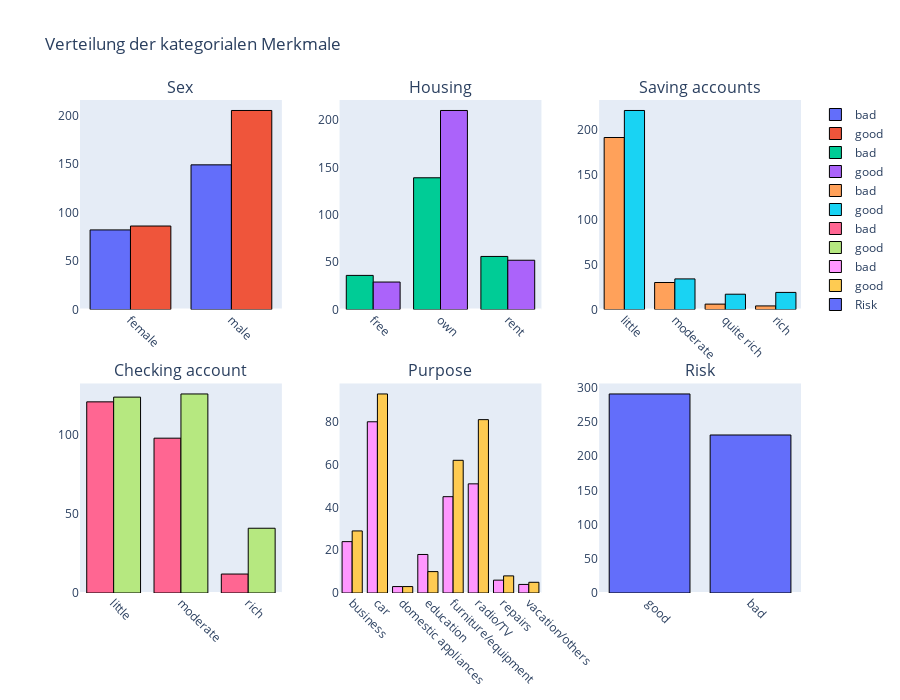

Notebook source saved alongside this figure:
### Markdown cell above
Die Berechnung zeigt deutliche Unterschiede zwischen den Risiko-Klassen. Personen mit hohem Risiko (bad) haben im Durchschnitt etwas weniger Alter, dafür aber höhere Kreditbeträge (ca. 3.881 € gegenüber 2.801 €) und vor allem deutlich längere Laufzeiten (25 Monate gegenüber 18 Monaten). Das bestätigt, was wir zuvor in den Boxplots gesehen haben: lange Laufzeiten und hohe Kreditbeträge erhöhen das Risiko eines Kredits, während das Alter nur eine kleine Rolle spielt.
<br>
<br>
Nachdem wir die numerischen Merkmale bereits in Beziehung zum Risiko gesetzt haben, wollen wir nun die kategorialen Merkmale genauer untersuchen. Um die Unterschiede sichtbar zu machen, stellen wir für jedes dieser Merkmale ein Balkendiagramm dar. Dabei vergleichen wir die Verteilung der Kategorien getrennt nach Risiko-Klasse (good vs. bad). So erkennen wir zum Beispiel, ob bestimmte Wohnformen oder Zwecke häufiger mit riskanten Krediten verbunden sind:

### Code cell
# Subplot-Raster (3 Spalten pro Reihe):
cols_per_row = 3
rows = math.ceil(len(categorical_cols) / cols_per_row)

fig8 = make_subplots(
    rows=rows,
    cols=cols_per_row,
    subplot_titles=categorical_cols,
    horizontal_spacing=0.08,
    vertical_spacing=0.15
)

for i, col in enumerate(categorical_cols):
    r = i // cols_per_row + 1
    c = i % cols_per_row + 1
    
    if col != "Risk":
        # Häufigkeiten nach Risk berechnen:
        value_counts = df.groupby([col, "Risk"]).size().reset_index(name="count")
        
        # Balken hinzufügen (good vs. bad):
        for risk_class in value_counts["Risk"].unique():
            subset = value_counts[value_counts["Risk"] == risk_class]
            fig8.add_trace(
                go.Bar(
                    x=subset[col].astype(str),
                    y=subset["count"],
                    name=risk_class,
                    marker_line_color="black",
                    marker_line_width=1
                ),
                row=r, col=c
            )
    else:
        # Nur einfache Verteilung von Risk selbst:
        value_counts = df[col].value_counts().reset_index()
        value_counts.columns = [col, "count"]
        
        fig8.add_trace(
            go.Bar(
                x=value_counts[col].astype(str),
                y=value_counts["count"],
                name=col,
                marker_line_color="black",
                marker_line_width=1
            ),
            row=r, col=c
        )

fig8.update_xaxes(showgrid=False, tickangle=45)
fig8.update_yaxes(showgrid=False)
fig8.update_layout(
    title="Verteilung der kategorialen Merkmale",
    barmode="group",
    height=350 * rows
)

fig8

### Figure 1 — Plotly figure (JSON) as saved in the notebook; plotly's stock layout.template omitted (floating-point values rounded to 4 significant figures)
{"data": [{"marker": {"line": {"color": "black", "width": 1}}, "name": "bad", "type": "bar", "x": ["female", "male"], "xaxis": "x", "y": [82, 149], "yaxis": "y"}, {"marker": {"line": {"color": "black", "width": 1}}, "name": "good", "type": "bar", "x": ["female", "male"], "xaxis": "x", "y": [86, 205], "yaxis": "y"}, {"marker": {"line": {"color": "black", "width": 1}}, "name": "bad", "type": "bar", "x": ["free", "own", "rent"], "xaxis": "x2", "y": [36, 139, 56], "yaxis": "y2"}, {"marker": {"line": {"color": "black", "width": 1}}, "name": "good", "type": "bar", "x": ["free", "own", "rent"], "xaxis": "x2", "y": [29, 210, 52], "yaxis": "y2"}, {"marker": {"line": {"color": "black", "width": 1}}, "name": "bad", "type": "bar", "x": ["little", "moderate", "quite rich", "rich"], "xaxis": "x3", "y": [191, 30, 6, 4], "yaxis": "y3"}, {"marker": {"line": {"color": "black", "width": 1}}, "name": "good", "type": "bar", "x": ["little", "moderate", "quite rich", "rich"], "xaxis": "x3", "y": [221, 34, 17, 19], "yaxis": "y3"}, {"marker": {"line": {"color": "black", "width": 1}}, "name": "bad", "type": "bar", "x": ["little", "moderate", "rich"], "xaxis": "x4", "y": [121, 98, 12], "yaxis": "y4"}, {"marker": {"line": {"color": "black", "width": 1}}, "name": "good", "type": "bar", "x": ["little", "moderate", "rich"], "xaxis": "x4", "y": [124, 126, 41], "yaxis": "y4"}, {"marker": {"line": {"color": "black", "width": 1}}, "name": "bad", "type": "bar", "x": ["business", "car", "domestic appliances", "education", "furniture/equipment", "radio/TV", "repairs", "vacation/others"], "xaxis": "x5", "y": [24, 80, 3, 18, 45, 51, 6, 4], "yaxis": "y5"}, {"marker": {"line": {"color": "black", "width": 1}}, "name": "good", "type": "bar", "x": ["business", "car", "domestic appliances", "education", "furniture/equipment", "radio/TV", "repairs", "vacation/others"], "xaxis": "x5", "y": [29, 93, 3, 10, 62, 81, 8, 5], "yaxis": "y5"}, {"marker": {"line": {"color": "black", "width": 1}}, "name": "Risk", "type": "bar", "x": ["good", "bad"], "xaxis": "x6", "y": [291, 231], "yaxis": "y6"}], "layout": {"annotations": [{"font": {"size": 16}, "showarrow": false, "text": "Sex", "x": 0.14, "xanchor": "center", "xref": "paper", "y": 1, "yanchor": "bottom", "yref": "paper"}, {"font": {"size": 16}, "showarrow": false, "text": "Housing", "x": 0.5, "xanchor": "center", "xref": "paper", "y": 1, "yanchor": "bottom", "yref": "paper"}, {"font": {"size": 16}, "showarrow": false, "text": "Saving accounts", "x": 0.86, "xanchor": "center", "xref": "paper", "y": 1, "yanchor": "bottom", "yref": "paper"}, {"font": {"size": 16}, "showarrow": false, "text": "Checking account", "x": 0.14, "xanchor": "center", "xref": "paper", "y": 0.425, "yanchor": "bottom", "yref": "paper"}, {"font": {"size": 16}, "showarrow": false, "text": "Purpose", "x": 0.5, "xanchor": "center", "xref": "paper", "y": 0.425, "yanchor": "bottom", "yref": "paper"}, {"font": {"size": 16}, "showarrow": false, "text": "Risk", "x": 0.86, "xanchor": "center", "xref": "paper", "y": 0.425, "yanchor": "bottom", "yref": "paper"}], "barmode": "group", "height": 700, "title": {"text": "Verteilung der kategorialen Merkmale"}, "xaxis": {"anchor": "y", "domain": [0, 0.28], "showgrid": false, "tickangle": 45}, "xaxis2": {"anchor": "y2", "domain": [0.36, 0.64], "showgrid": false, "tickangle": 45}, "xaxis3": {"anchor": "y3", "domain": [0.72, 1], "showgrid": false, "tickangle": 45}, "xaxis4": {"anchor": "y4", "domain": [0, 0.28], "showgrid": false, "tickangle": 45}, "xaxis5": {"anchor": "y5", "domain": [0.36, 0.64], "showgrid": false, "tickangle": 45}, "xaxis6": {"anchor": "y6", "domain": [0.72, 1], "showgrid": false, "tickangle": 45}, "yaxis": {"anchor": "x", "domain": [0.575, 1], "showgrid": false}, "yaxis2": {"anchor": "x2", "domain": [0.575, 1], "showgrid": false}, "yaxis3": {"anchor": "x3", "domain": [0.575, 1], "showgrid": false}, "yaxis4": {"anchor": "x4", "domain": [0, 0.425], "showgrid": false}, "yaxis5": {"anchor": "x5", "domain": [0, 0.425], "showgrid": false}, "yaxis6": {"anchor": "x6", "domain": [0, 0.425], "showgrid": false}}}
